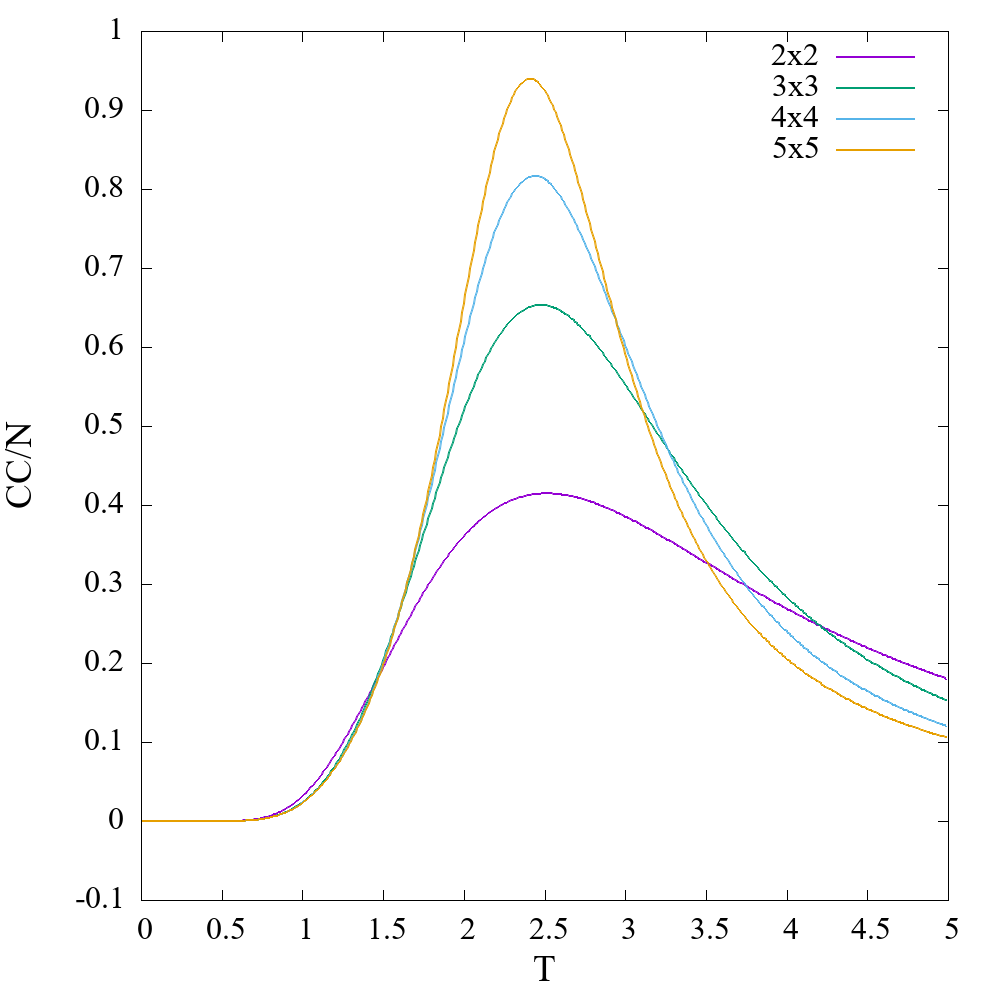

Here is the gnuplot script that generated this plot:
set terminal png font "Times New Roman,24" size 1000, 1000
set output "CC.png"
set ylabel "CC/N" font "Times New Roman,28"
set xlabel "T" font "Times New Roman,28"
#plot '2x2.txt' using 1:2 with lines lw 2 title "2x2", '3x3.txt' using 1:2 with lines lw 2 title "3x3", '4x4.txt' using 1:2 with lines lw 2 title "4x4", '5x5.txt' using 1:2 with lines lw 2 title "5x5"

plot '2x2.txt' using 1:4 with lines lw 2 title "2x2", '3x3.txt' using 1:4 with lines lw 2 title "3x3", '4x4.txt' using 1:4 with lines lw 2 title "4x4" , '5x5.txt' using 1:4 with lines lw 2 title "5x5"



#plot '3x3.txt' using 1:2 with lines lw 2 title "3x3"
